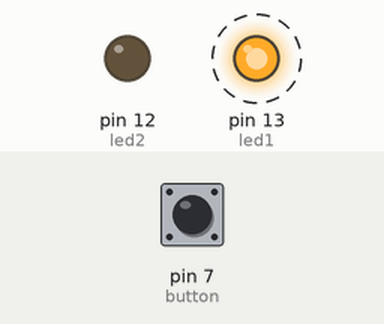
Recording of a sketch running on a simulated Arduino Uno, built with avr-gcc and run on an emulated ATmega328P. Parts: output pins drawn as LEDs (lit = HIGH). Dashed ring = blinking. The inputs (shaded band) are chosen by the test bench; at power-on: pin 7 (button) LOW.

Above: at 6.8 s.
6.9 s: pin 7 (button) pulled HIGH for 2.6 s
At 8.8 s:
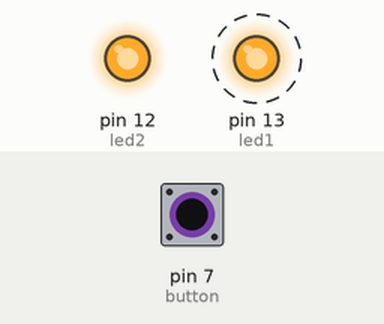
Timing chart, 0 to 17.0 s (numbered marks = the images above; inputs shaded):
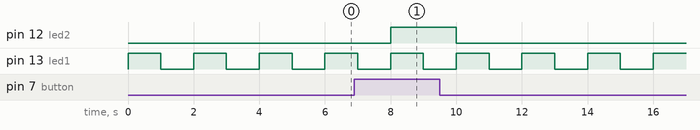

The sketch:

Exercise1.ino
```cpp
// Cynthia Tarwireyi, Dhanvarshinie Rajan, Kanokwan Haesatith group: 24 (2023)
// Work package 3
// Exercise 1
// Submission code: B92

const int led1 = 13;   // define the first LED connected to pin 13
const int led2 = 12;   // define the second LED connected to pin 13
const int button = 7;  // define the button connected to pin 7

void setup()
{
  pinMode(led1, OUTPUT);  // set the first LED as an output
  pinMode(led2, OUTPUT);  // set the second LED as an output
  pinMode(button, INPUT); // set the button as an input
}

void loop()
{


  digitalWrite(led1, HIGH);   // turn the first LED on
  delay(1000);                // wait for 1 second
  digitalWrite(led1, LOW);    // turn the first LED off
  delay(1000);                // wait for 1 second

  int buttonState = digitalRead(button); // read the button state
  digitalWrite(led2, buttonState);       // turn the second LED on or off based on the button state

}
```

Measured:
- after the input at 6.9 s, pin 12 (led2): LOW → HIGH after 1.1 s, → LOW 2.0 s later
- by itself, pin 13 (led1): alternates HIGH for 1.0 s and LOW for 1.0 s
